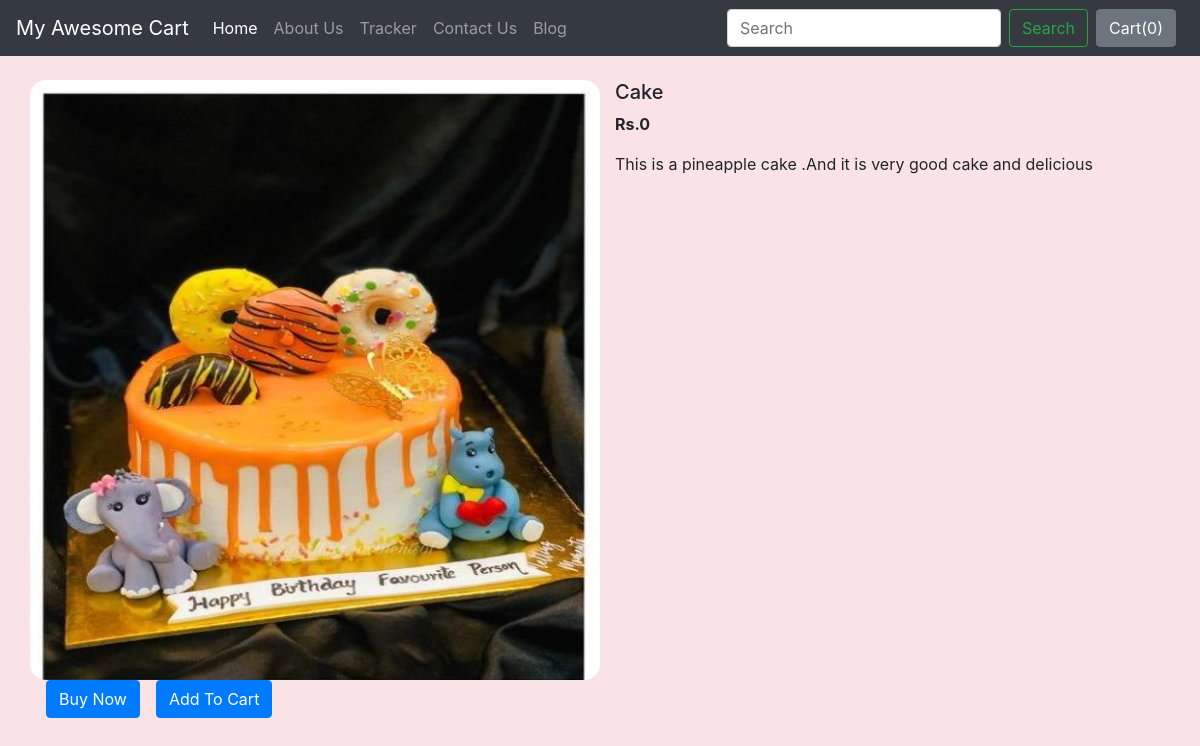
/shop/products/12, run on the app's committed database.
### shop/models.py (models this page shows, shortened)
class Product(models.Model):
    product_id = models.AutoField
    product_name = models.CharField(max_length=50)
    category = models.CharField(max_length=50, default="")
    subcategory = models.CharField(max_length=50, default="")
    price = models.IntegerField(default=0)
    desc=RichTextField(blank=True, null=True)
    pub_date = models.DateField()
    image = models.ImageField(upload_to='shop/images', default="")
    objects = models.Manager()

### shop/views.py (the view)
# urls.py: path("products/<int:myid>", views.productView, name="ProductView"),
def productView(request, myid):
    product = Product.objects.filter(id=myid)
    return render(request, 'shop/prodView.html', {'product': product[0]})

### shop/templates/shop/prodView.html (shortened to what this page needs)
{% extends 'shop/basic.html' %} {% block title%} {{product.product_name}} - My Awesome Cart{% endblock %} {% block body %}
<div class="container my-4">
    <div class="row">
        <div class="col-md-6">
            <div class="row">
                <img src="/media/{{product.image}}" width="600px" height="600px">
            </div>
            <div class="row">
                <button class="btn btn-primary mx-3">Buy Now</button>
                <button class="btn btn-primary">Add To Cart</button>
            </div>
        </div>
        <div class="col-md-6">
            <h5>{{product.product_name}}</h5>
            <p><b>Rs.{{product.price}} </b></p>
            <p>{{product.desc|safe}}</p>
        </div>
    </div>
</div>
{% endblock %}

### shop/templates/shop/prodView.html (style rules this page uses)
img { width: 100%; border-radius:1rem; border-color: blueviolet; }
body { background-color:#F9e3e7; }
.row { border-radius: 1rem; border-color: rgb(85, 60, 62); }

### data on the page
Product: image (picture), product_name "Cake", price "0", desc "This is a pineapple cake .And it is very good cake and delicious"
